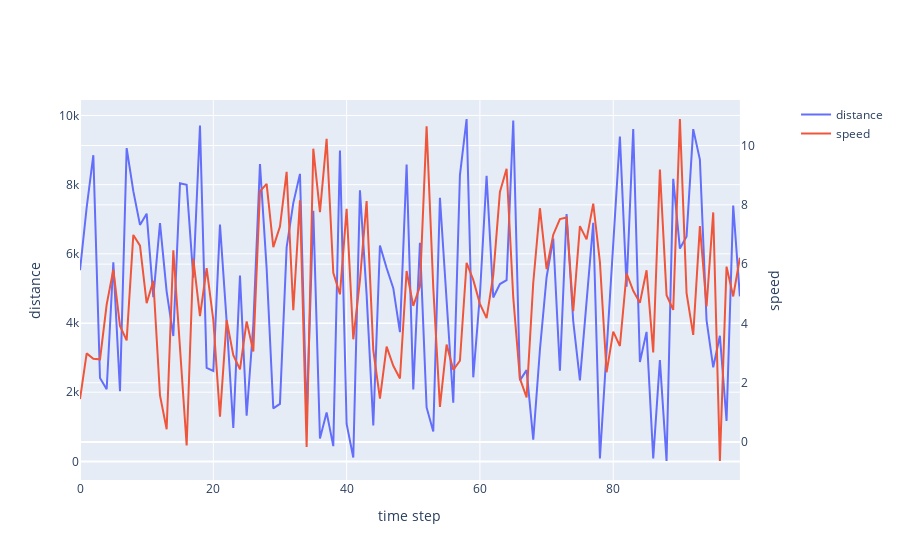

Source (notebook cell):
### Markdown cell above
## Walk sample

Walk sample has distance and speed generated as follows:
* distance is a unform random number between 0 and 10000 (meters)
* speed is normally distributed with a mean at 5 and standard deviation at 2.5 (km/h)

### Code cell
sample = generate_walk_sample(seq_size=100)
fig.update_layout(title_text="Walk sample")
fig = sample.get_figure()
fig.show()
